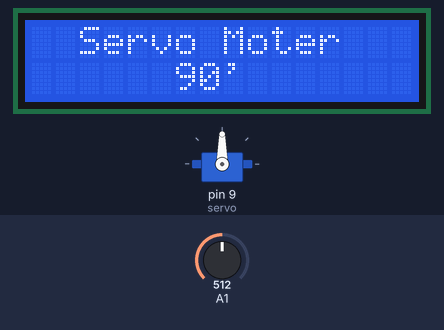
The sketch below on a simulated Arduino Uno, built with avr-gcc and run on an emulated ATmega328P. Parts: servo, 16×2 character LCD. The test bench sets the inputs (shaded band); at power-on: A1 = 512.

Above: at 1.2 s.
1.3 s: A1 set to 716
At 1.56 s:
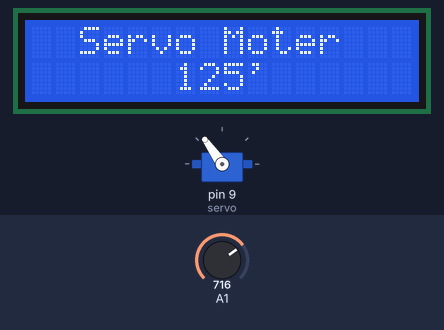
3.6 s: A1 set to 900
At 4.18 s:
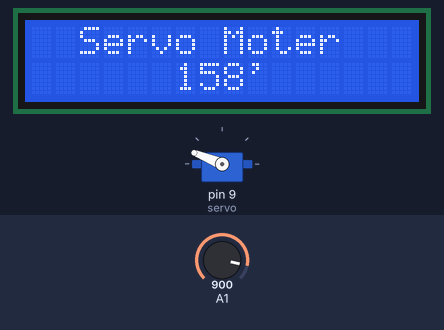
5.8 s: A1 set to 1023
At 6.38 s:
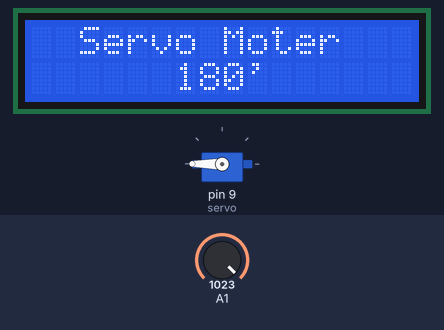
8.0 s: A1 set to 579
At 8.59 s:
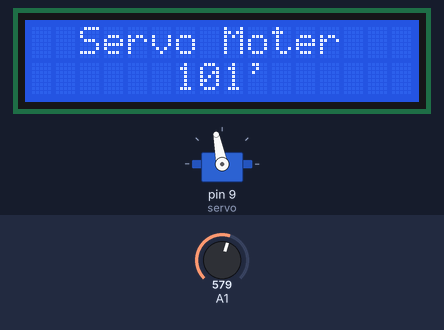
10.2 s: A1 set to 554
At 10.78 s:
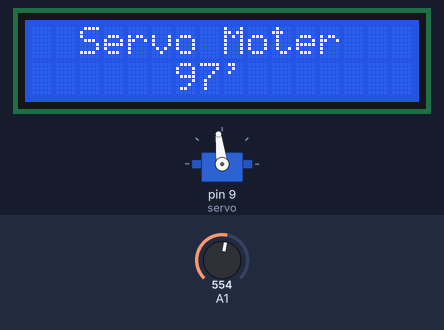
13.2 s: A1 set to 306
At 13.77 s:
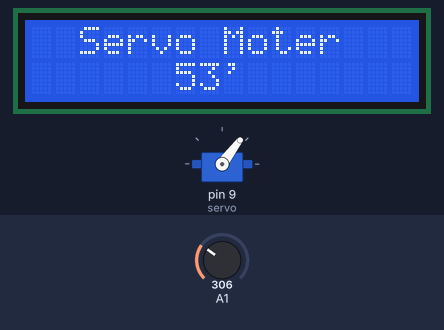
Timing chart, 0 to 16.2 s (numbered marks = the images above; inputs shaded):
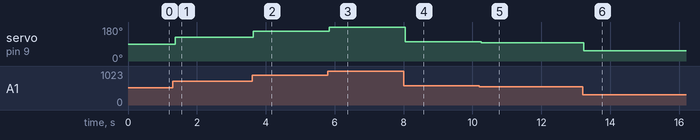

Measured:
- after the input at 1.3 s, servo on pin 9 (servo): 90° → 125° after 0.07 s
- after the input at 3.6 s, servo on pin 9 (servo): 125° → 158° at once; the display: changes at once (image 2)
- after the input at 5.8 s, servo on pin 9 (servo): 158° → 180° after 0.05 s; the display: changes after 0.05 s (image 3)
- after the input at 8.0 s, servo on pin 9 (servo): 180° → 101° after 0.05 s; the display: changes after 0.05 s (image 4)
- after the input at 10.2 s, servo on pin 9 (servo): 101° → 97° after 0.05 s
- after the input at 13.2 s, servo on pin 9 (servo): 97° → 53° at once; the display: changes at once (image 6)

The sketch:

LCD_-_Servo.ino
```cpp
#include <Servo.h>
#include <LiquidCrystal_I2C.h>

LiquidCrystal_I2C lcd(0x27, 16, 2);
Servo servo;
int angle = 0;

void setup() {

  servo.attach(9);
  lcd.init();
  lcd.backlight();

  }

void loop() {

  int val = analogRead(A1);
  int angle = map(val, 0, 1023, 0, 180);
  servo.write(angle);

  lcd.setCursor(2,0);
  lcd.print("Servo Moter");
  lcd.setCursor(6,1);
  lcd.print(angle);
  lcd.print("'");
  delay(50);
  lcd.clear();

}
```
